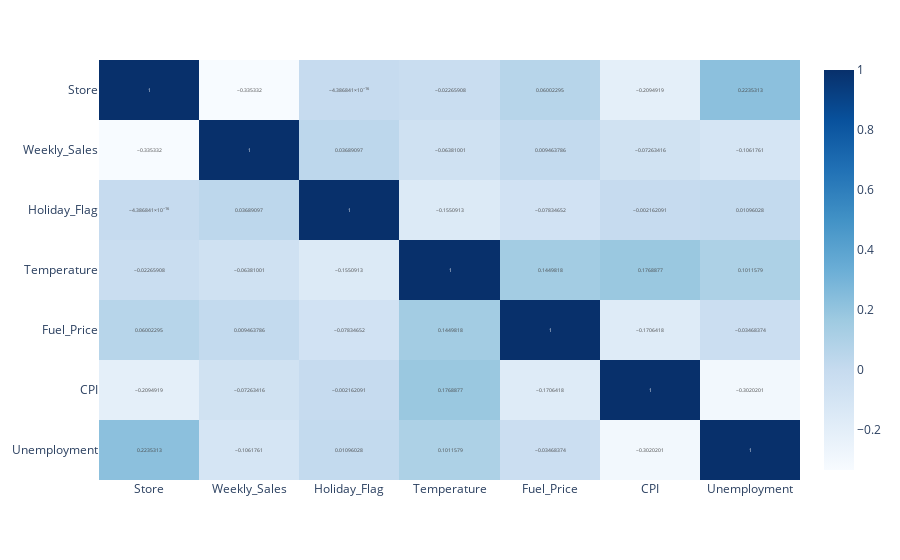

Source (notebook cell):
### Code cell
plot = py.imshow(df.corr(), text_auto=True, aspect="auto", color_continuous_scale='blues')
plot.show()

### Figure 1 — Plotly figure (JSON) as saved in the notebook; plotly's stock layout.template omitted (floating-point values rounded to 4 significant figures)
{"data": [{"coloraxis": "coloraxis", "hovertemplate": "x: %{x}<br>y: %{y}<br>color: %{z}<extra></extra>", "name": "0", "texttemplate": "%{z}", "type": "heatmap", "x": ["Store", "Weekly_Sales", "Holiday_Flag", "Temperature", "Fuel_Price", "CPI", "Unemployment"], "xaxis": "x", "y": ["Store", "Weekly_Sales", "Holiday_Flag", "Temperature", "Fuel_Price", "CPI", "Unemployment"], "yaxis": "y", "z": [[1, -0.3353, -4.387e-16, -0.02266, 0.06002, -0.2095, 0.2235], [-0.3353, 1, 0.03689, -0.06381, 0.009464, -0.07263, -0.1062], [-4.387e-16, 0.03689, 1, -0.1551, -0.07835, -0.002162, 0.01096], [-0.02266, -0.06381, -0.1551, 1, 0.145, 0.1769, 0.1012], [0.06002, 0.009464, -0.07835, 0.145, 1, -0.1706, -0.03468], [-0.2095, -0.07263, -0.002162, 0.1769, -0.1706, 1, -0.302], [0.2235, -0.1062, 0.01096, 0.1012, -0.03468, -0.302, 1]]}], "layout": {"coloraxis": {"colorscale": [[0, "rgb(247,251,255)"], [0.125, "rgb(222,235,247)"], [0.25, "rgb(198,219,239)"], [0.375, "rgb(158,202,225)"], [0.5, "rgb(107,174,214)"], [0.625, "rgb(66,146,198)"], [0.75, "rgb(33,113,181)"], [0.875, "rgb(8,81,156)"], [1, "rgb(8,48,107)"]]}, "margin": {"t": 60}, "xaxis": {"anchor": "y", "domain": [0, 1]}, "yaxis": {"anchor": "x", "autorange": "reversed", "domain": [0, 1]}}}
